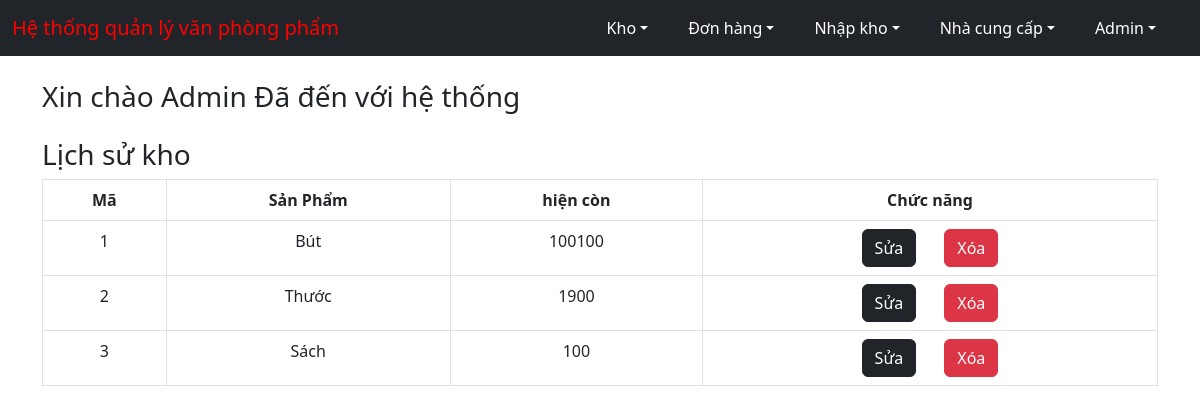
Page /index/ (signed in) on the committed database.
### inventory/models.py (models this page shows, shortened)
class InventoryModel(models.Model):
    sku = models.CharField(max_length=100,verbose_name='Sản phẩm')
    available_quantity = models.IntegerField(verbose_name='Hiện còn')
    class Meta:
        verbose_name_plural = 'Kho'

### inventory/views.py (the view)
# urls.py: path('index/', views.index, name='index'),
@login_required
def index(request):
    model = InventoryModel.objects.all()
    return render(request, 'inventory/index.html', {
        'model': model
    })

### inventory/templates/inventory/index.html (shortened to what this page needs)
{% extends 'base.html' %}
{% block content %}
    <div class='container'>
        <h3 class='mt-4 mb-4'> Xin chào {{user.username|capfirst}} Đã đến với hệ thống </h3>
        <h3>Lịch sử kho</h3>
        <table class="table table-hover table-bordered text-center">
            <thead>
              <tr>
                <th scope="col">Mã</th>
                <th scope="col">Sản Phẩm</th>
                <th scope="col">hiện còn</th>
                <th scope="col">Chức năng</th>
              </tr>
            </thead>
            <tbody>
                {% for row in model %}
                    <tr>
                        <td>{{ forloop.counter }}</td>
                        <td>{{ row.sku }}</td>
                        <td>{{ row.available_quantity }}</td>
                        <td><a class='btn btn-dark me-4' href={% url 'edit-stock' row.sku %}>Sửa</a>
                            <a class='btn btn-danger' href={% url 'delete-stock' row.sku %}>Xóa</a></td>
                    </tr>
                {% endfor %}
            </tbody>
          </table>
    </div>
{% endblock %}

### templates/base.html (shortened to what this page needs)
<!DOCTYPE html>
<html lang="en">
<head>
    <link href="https://cdn.jsdelivr.net/npm/bootstrap@5.2.0-beta1/dist/css/bootstrap.min.css" rel="stylesheet">
</head>
<body style="background-image: url('/static/images/background2.jpg'); background-repeat: no-repeat; background-size: cover;">
    <nav class="navbar navbar-expand-lg navbar-dark bg-dark">
        <div class="container-fluid">
            {% if not user.is_authenticated %}
                <a class="navbar-brand" href="{% url 'sign-in' %}">
                    Hệ thống quản lý văn phòng phẩm
                </a>
            {% else %}
                <a style ="color : red" class="navbar-brand" href="{% url 'index' %}">
                    Hệ thống quản lý văn phòng phẩm
                </a>
            {% endif %}
            <ul class="nav justify-content-end ">
                {% if not user.is_authenticated %}
                    <li class="nav-item">
                        <a class="nav-link text-white" href="{% url 'sign-up' %}">Đăng ký</a>
                    </li>
                 {% else %}
                    <div class="collapse navbar-collapse" id="navbarNavDarkDropdown">
                        <ul class="navbar-nav">
                            <li class="nav-item dropdown me-4">
                                <a class="nav-link text-white dropdown-toggle" href="{% url 'index' %} id="navbarDarkDropdownMenuLink" role="button" data-bs-toggle="dropdown" aria-expanded="false"">Kho</a>
                            </li>
                            <li class="nav-item dropdown me-4">
                                <a class="nav-link text-white dropdown-toggle" href="{% url 'index' %} id="navbarDarkDropdownMenuLink" role="button" data-bs-toggle="dropdown" aria-expanded="false"">Đơn hàng</a>
                            </li>
                            <li class="nav-item dropdown me-4">
                                <a class="nav-link text-white dropdown-toggle" href="#" id="navbarDarkDropdownMenuLink" role="button" data-bs-toggle="dropdown" aria-expanded="false">Nhập kho</a>
                            </li>
                            <li class="nav-item dropdown me-4">
                                <a class="nav-link text-white dropdown-toggle" href="#" id="navbarDarkDropdownMenuLink" role="button" data-bs-toggle="dropdown" aria-expanded="false">Nhà cung cấp</a>
                            </li>
                            <li class="nav-item dropdown me-4">
                                <a class="nav-link text-white dropdown-toggle" href="#" id="navbarDarkDropdownMenuLink" role="button" data-bs-toggle="dropdown" aria-expanded="false">{{user.username|capfirst}}</a>
                            </li>
                        </ul>
                    </div>
                {% endif %}
            </ul>
        </div>
    </nav>
    {% block content %}
    {% endblock %}
</body>
</html>

### rows in the picture
InventoryModel: sku "Bút", available_quantity "100100"
InventoryModel: sku "Thước", available_quantity "1900"
InventoryModel: sku "Sách", available_quantity "100"

### other values in the picture
{{ user.username|capfirst }} "Admin"
